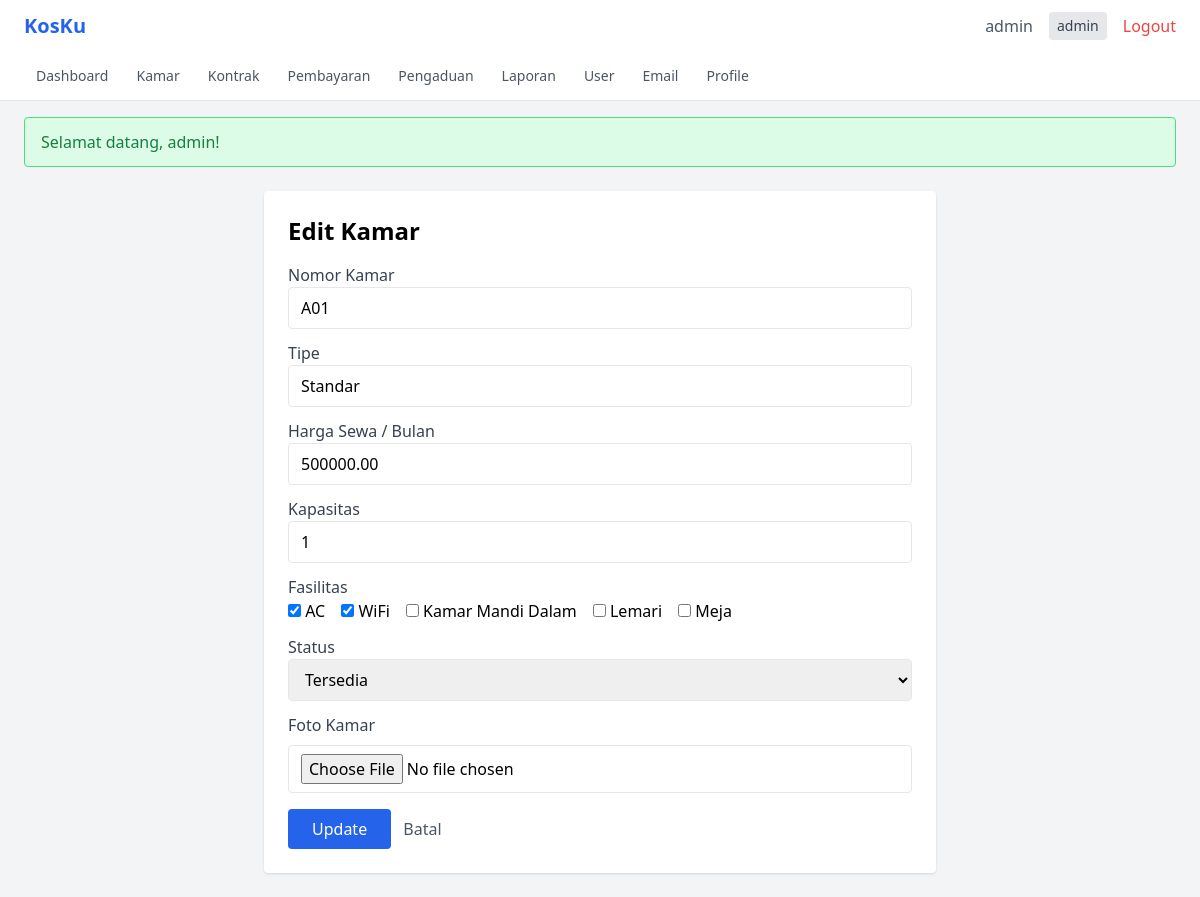
/kamar/edit/1 (signed in), run on an earlier commit of the app's database.
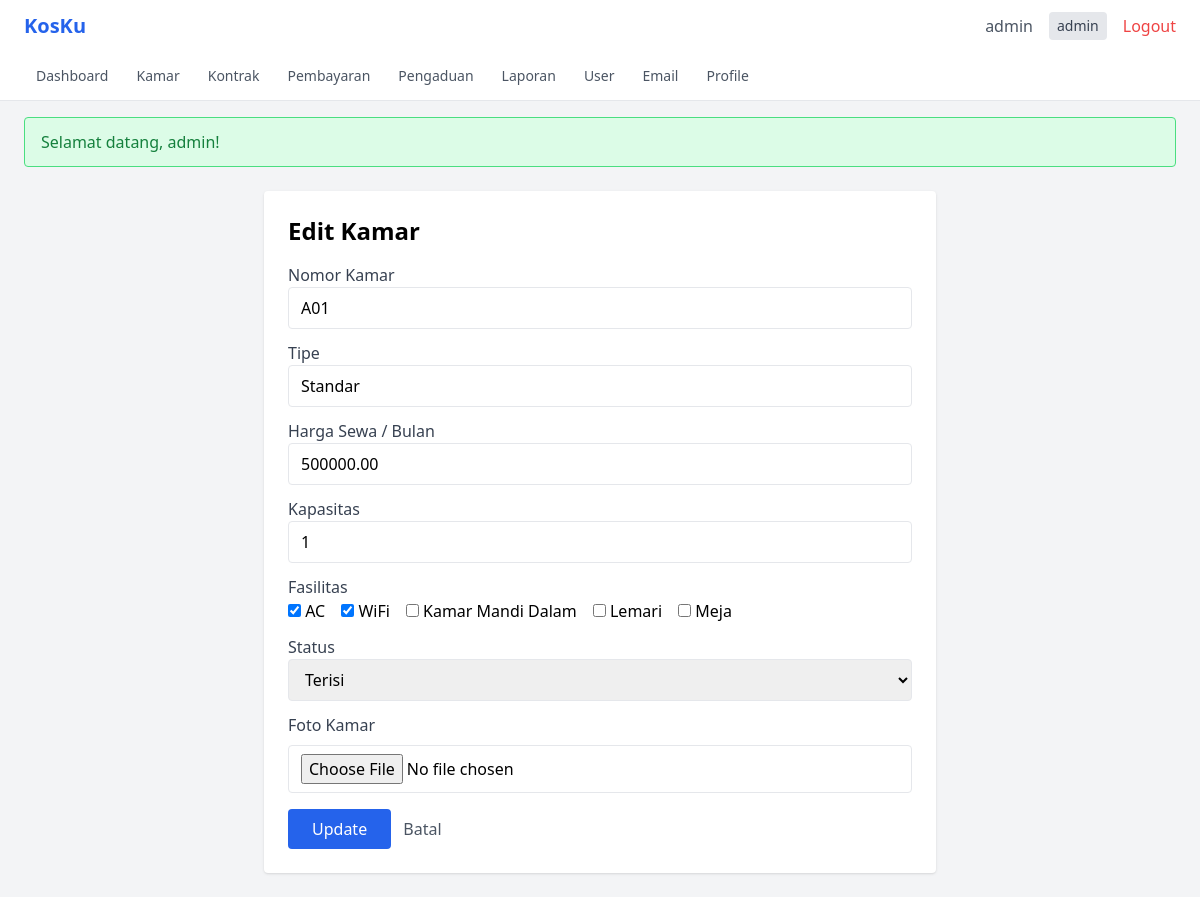
And on a later commit of the database.
### tables this page shows
CREATE TABLE kamar (
    id INT AUTO_INCREMENT PRIMARY KEY,
    nomor_kamar VARCHAR(10) NOT NULL UNIQUE,
    tipe VARCHAR(50),
    harga DECIMAL(12,2) NOT NULL,
    kapasitas INT DEFAULT 1,
    fasilitas TEXT,
    status ENUM('tersedia', 'terisi', 'maintenance') NOT NULL DEFAULT 'tersedia',
    foto VARCHAR(255),
    created_at TIMESTAMP DEFAULT CURRENT_TIMESTAMP
);

### src/Controllers/KamarController.php (called while the page is built, shortened)
<?php
class KamarController
{
    private Kamar $kamar;
    public function __construct()
    {
        $this->kamar = new Kamar();
    }
    public function edit(int $id): void
    {
        $kamar = $this->kamar->find($id);
        require_once __DIR__ . '/../../views/kamar/edit.php';
    }
}

### public/index.php (called while the page is built, shortened)
<?php
$requestUri = $_SERVER['REQUEST_URI'] ?? '/';
$requestUri = parse_url($requestUri, PHP_URL_PATH);
$requestUri = ltrim($requestUri, '/');
$url = !empty($requestUri) ? $requestUri : ($_GET['url'] ?? '');
$url = rtrim($url, '/');
$url = filter_var($url, FILTER_SANITIZE_URL);
$url = explode('/', $url);
$controllerName = !empty($url[0]) ? ucfirst($url[0]) . 'Controller' : 'AuthController';
$defaultMethod = $controllerName === 'AuthController' ? 'login' : 'index';
$methodName = $url[1] ?? $defaultMethod;
$params = array_slice($url, 2);
$controller = new $controllerClass();
call_user_func_array([$controller, $methodName], $params);

### config/database.php (called while the page is built, shortened)
<?php
class Database
{
    private static ?PDO $instance = null;
    private static string $host = 'localhost';
    private static string $dbname = 'kos_management';
    private static string $user = 'root';
    private static string $pass = '';
    private static string $charset = 'utf8mb4';
    public static function getConnection(): PDO
    {
        if (self::$instance === null) {
            try {
                $dsn = "mysql:host=" . self::$host . ";dbname=" . self::$dbname . ";charset=" . self::$charset;
                self::$instance = new PDO($dsn, self::$user, self::$pass, [
                    PDO::ATTR_ERRMODE => PDO::ERRMODE_EXCEPTION,
                    PDO::ATTR_DEFAULT_FETCH_MODE => PDO::FETCH_ASSOC,
                    PDO::ATTR_EMULATE_PREPARES => false,
                ]);
            } catch (PDOException $e) {
                die("Database connection failed: " . $e->getMessage());
            }
        }
        return self::$instance;
    }
}

### src/Models/Kamar.php (called while the page is built, shortened)
<?php
class Kamar
{
    private PDO $db;
    public function __construct()
    {
        $this->db = Database::getConnection();
    }
    public function find(int $id): array|false
    {
        $stmt = $this->db->prepare("SELECT * FROM kamar WHERE id = ?");
        $stmt->execute([$id]);
        return $stmt->fetch();
    }
}

### src/Helpers/Security.php (called while the page is built, shortened)
<?php
class Security
{
    public static function escapeHtml(string $data): string
    {
        return htmlspecialchars($data, ENT_QUOTES | ENT_HTML5, 'UTF-8');
    }
}

### views/kamar/edit.php (the view, shortened to what the changed rows need)
<?php
require_once __DIR__ . '/../../src/Helpers/Security.php';
$fasilitasList = ['AC', 'WiFi', 'Kamar Mandi Dalam', 'Lemari', 'Meja'];
$fasilitasTersimpan = array_map('trim', explode(',', $kamar['fasilitas'] ?? ''));
?>
<?php require_once __DIR__ . '/../layouts/header.php'; ?>
<div class="max-w-2xl mx-auto bg-white rounded shadow p-6">
    <h1 class="text-2xl font-bold mb-4">Edit Kamar</h1>
    <form method="POST" enctype="multipart/form-data">
        <div class="mb-3">
            <label class="block text-gray-700">Nomor Kamar</label>
            <input type="text" name="nomor_kamar" value="<?= Security::escapeHtml($kamar['nomor_kamar']) ?>" required class="w-full border rounded px-3 py-2">
        </div>
        <div class="mb-3">
            <label class="block text-gray-700">Tipe</label>
            <input type="text" name="tipe" value="<?= Security::escapeHtml($kamar['tipe']) ?>" class="w-full border rounded px-3 py-2">
        </div>
        <div class="mb-3">
            <label class="block text-gray-700">Harga Sewa / Bulan</label>
            <input type="number" name="harga" value="<?= Security::escapeHtml($kamar['harga']) ?>" required class="w-full border rounded px-3 py-2">
        </div>
        <div class="mb-3">
            <label class="block text-gray-700">Kapasitas</label>
            <input type="number" name="kapasitas" value="<?= Security::escapeHtml($kamar['kapasitas']) ?>" class="w-full border rounded px-3 py-2">
        </div>
        <div class="mb-3">
            <div class="flex flex-wrap gap-4">
                <?php foreach ($fasilitasList as $f): ?>
                <label>
                    <input type="checkbox" name="fasilitas[]" value="<?= $f ?>"
                        <?= in_array($f, $fasilitasTersimpan) ? 'checked' : '' ?>> <?= $f ?>
                </label>
                <?php endforeach; ?>
            </div>
        </div>
        <div class="mb-3">
            <label class="block text-gray-700">Status</label>
            <select name="status" class="w-full border rounded px-3 py-2">
                <option value="tersedia" <?= $kamar['status'] == 'tersedia' ? 'selected' : '' ?>>Tersedia</option>
                <option value="terisi" <?= $kamar['status'] == 'terisi' ? 'selected' : '' ?>>Terisi</option>
            </select>
        </div>
    </form>
</div>
<?php require_once __DIR__ . '/../layouts/footer.php'; ?>

What changed in the data, as far as the page shows it:
changed kamar "Standar": status "Tersedia" → "Terisi"
